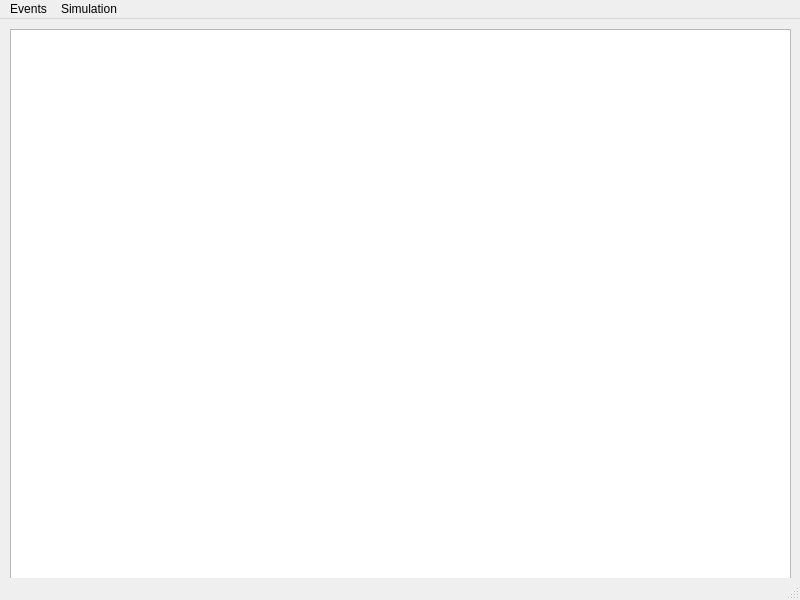
<?xml version="1.0" encoding="UTF-8"?>
<ui version="4.0">
 <class>mainForm</class>
 <widget class="QMainWindow" name="mainForm">
  <property name="geometry">
   <rect>
    <x>0</x>
    <y>0</y>
    <width>800</width>
    <height>600</height>
   </rect>
  </property>
  <property name="windowTitle">
   <string>Random Event Simulation</string>
  </property>
  <widget class="QWidget" name="centralwidget">
   <widget class="QPlainTextEdit" name="plainTextEdit">
    <property name="geometry">
     <rect>
      <x>10</x>
      <y>10</y>
      <width>781</width>
      <height>551</height>
     </rect>
    </property>
    <property name="readOnly">
     <bool>true</bool>
    </property>
   </widget>
  </widget>
  <widget class="QMenuBar" name="menubar">
   <property name="geometry">
    <rect>
     <x>0</x>
     <y>0</y>
     <width>800</width>
     <height>19</height>
    </rect>
   </property>
   <widget class="QMenu" name="menuEvents">
    <property name="title">
     <string>Events</string>
    </property>
    <widget class="QMenu" name="menuAdd_Random_Event">
     <property name="title">
      <string>Add Random Event</string>
     </property>
     <addaction name="actionAdd_List"/>
     <addaction name="actionAdd_Die"/>
    </widget>
    <addaction name="menuAdd_Random_Event"/>
    <addaction name="actionRemove_Random_Event"/>
   </widget>
   <widget class="QMenu" name="menuSimulation">
    <property name="title">
     <string>Simulation</string>
    </property>
    <addaction name="actionSimulate"/>
   </widget>
   <addaction name="menuEvents"/>
   <addaction name="menuSimulation"/>
  </widget>
  <widget class="QStatusBar" name="statusbar"/>
  <action name="actionSimulate">
   <property name="text">
    <string>Simulate...</string>
   </property>
  </action>
  <action name="actionRemove_Random_Event">
   <property name="text">
    <string>Remove Random Event...</string>
   </property>
  </action>
  <action name="actionAdd_List">
   <property name="text">
    <string>Add List...</string>
   </property>
  </action>
  <action name="actionAdd_Die">
   <property name="text">
    <string>Add Die...</string>
   </property>
  </action>
  <action name="actionAdd_No_repeat_List">
   <property name="text">
    <string>Add No-repeat List...</string>
   </property>
  </action>
 </widget>
 <resources/>
 <connections/>
</ui>
